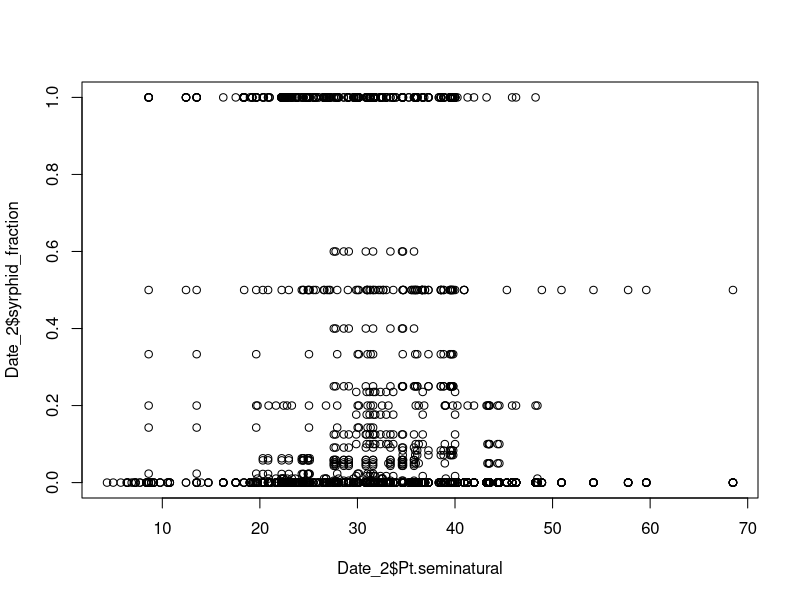
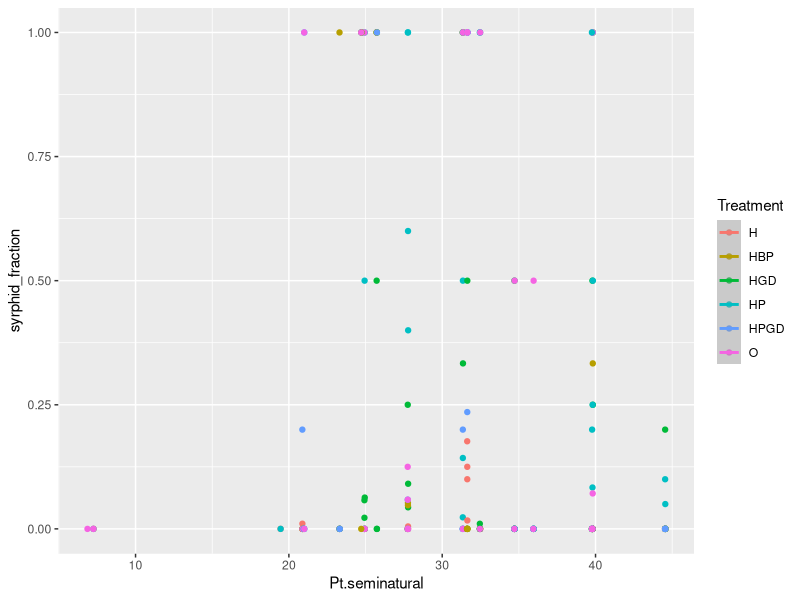
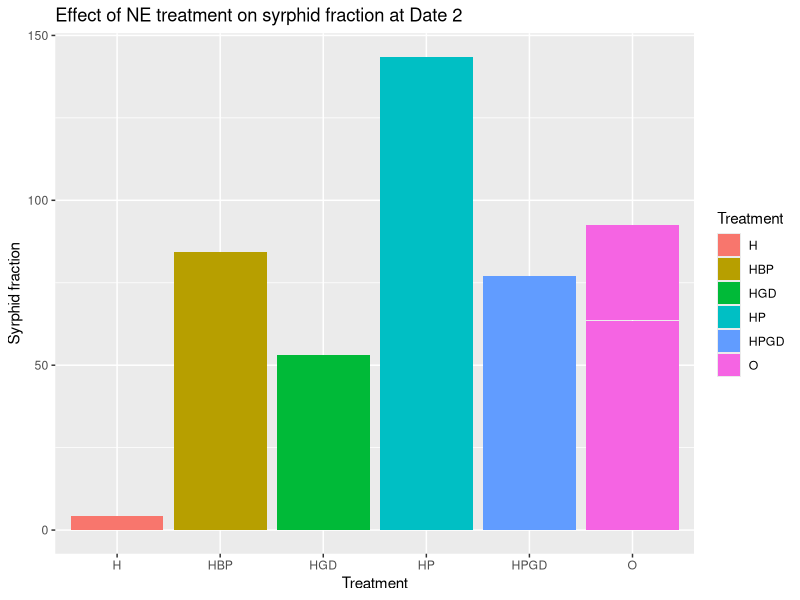

Source code (R) for these figures, in order:
Data1 <- read.table("Project data.csv", header = TRUE, dec = ",", sep =";")
Date_2 <- Data1[Data1$Date == "2", ]
syrphid_fraction <- (Date_2$syrphidl_p /((Date_2$aphid_live)+(Date_2$syrphidl_p)))
Date_2$syrphid_fraction <- syrphid_fraction

Date2buff <- subset(Date_2, BUFF_DIST ==900)


# lm using Date_2
lm1 <- lm(Date_2$syrphid_fraction ~ Date_2$Pt.seminatural)
plot(Date_2$syrphid_fraction ~ Date_2$Pt.seminatural)

# ggplot using Date2buff
library(ggplot2)
ggplot(Date2buff, aes(x= Pt.seminatural, y= syrphid_fraction, 
                      color = Treatment)) +
  geom_jitter()+
  geom_smooth(method="exp")

#barplot using Date_2
library(ggplot2)
G1 <- ggplot(Date_2, aes(x= Treatment, y= syrphid_fraction, fill = Treatment))+
  geom_bar(stat="identity")+
  labs(x="Treatment", y="Syrphid fraction", title="Effect of NE treatment on syrphid fraction at Date 2")
print(G1)
